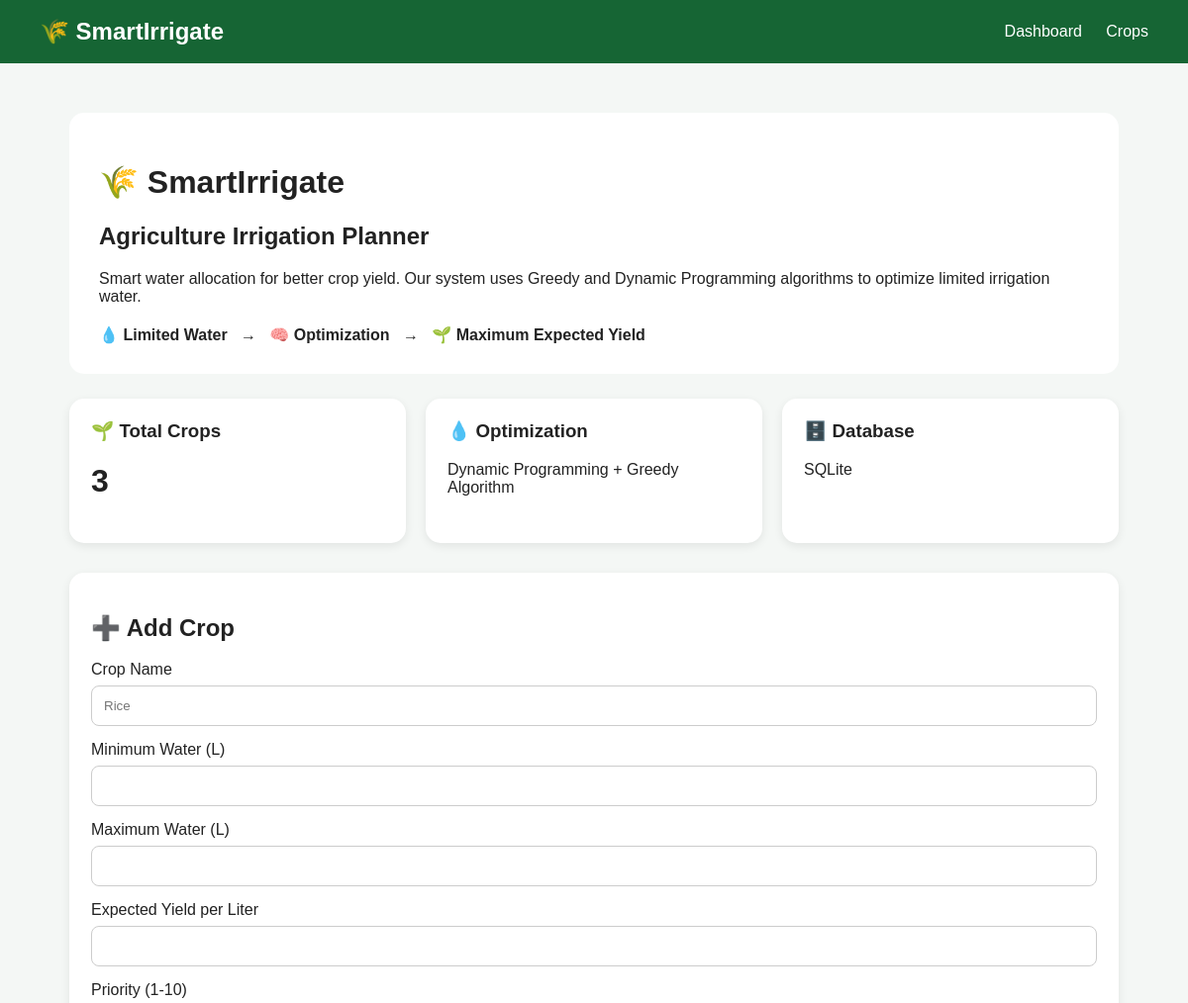
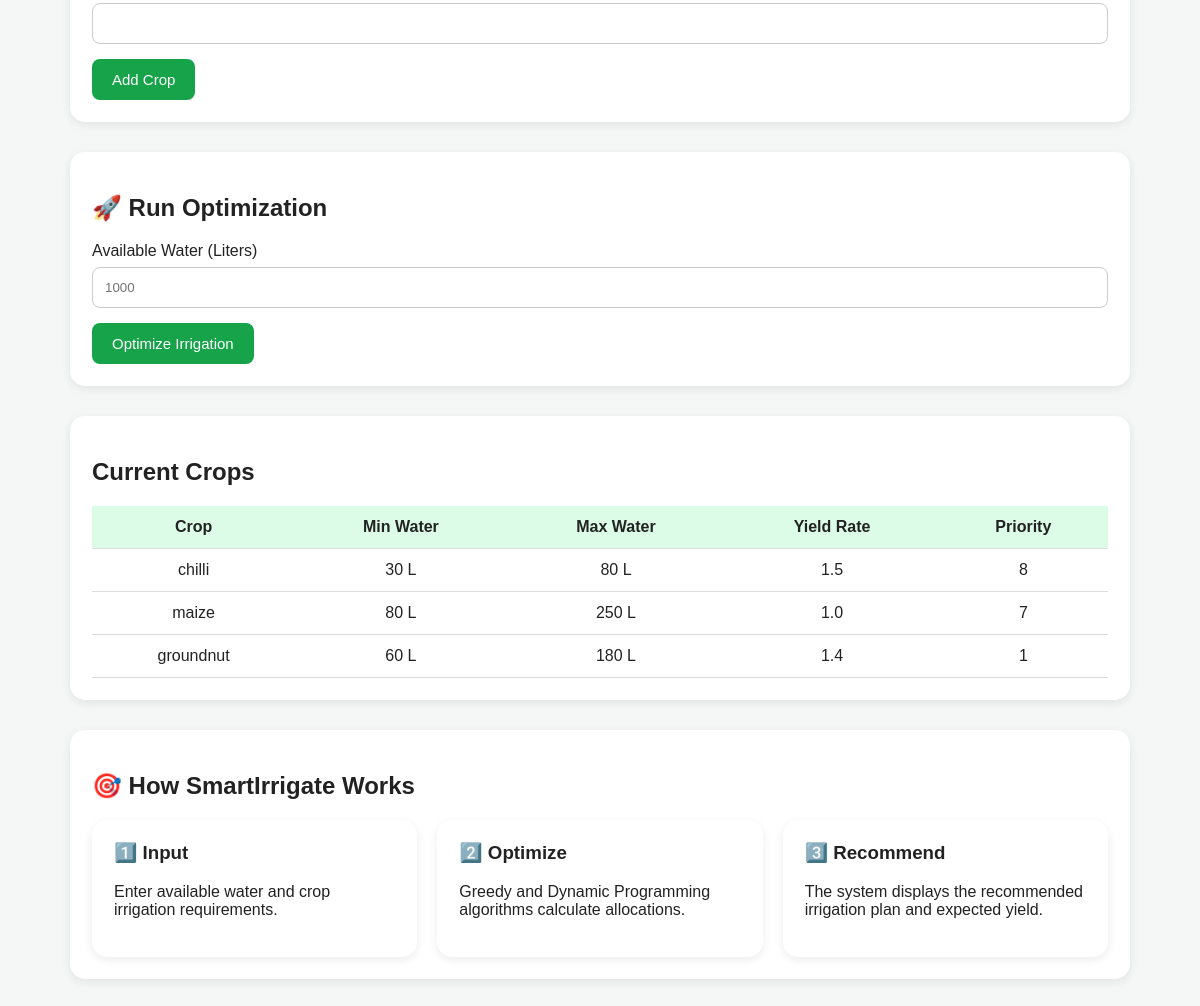
The page / on the database its author committed (2 pictures, top to bottom).
### tables this page shows
CREATE TABLE crops (
            id INTEGER PRIMARY KEY AUTOINCREMENT,
            name TEXT NOT NULL,
            min_water INTEGER NOT NULL,
            max_water INTEGER NOT NULL,
            yield_rate REAL NOT NULL,
            priority INTEGER NOT NULL
        );

### app.py (the view)
@app.route("/")
def index():
    conn = get_db()
    crops = conn.execute(
        "SELECT * FROM crops"
    ).fetchall()
    conn.close()
    return render_template(
        "index.html",
        crops=crops
    )

### app.py (called while the page is built)
def get_db():
    conn = sqlite3.connect(DATABASE)
    conn.row_factory = sqlite3.Row
    return conn

### templates/index.html
{% extends "base.html" %}
{% block content %}
<div class="hero">
    <h1>🌾 SmartIrrigate</h1>
    <h2>Agriculture Irrigation Planner</h2>
    <p>
        Smart water allocation for better crop yield.
        Our system uses Greedy and Dynamic Programming
        algorithms to optimize limited irrigation water.
    </p>
    <div style="margin-top: 20px;">
        <strong>💧 Limited Water</strong>
        &nbsp;&nbsp;→&nbsp;&nbsp;
        <strong>🧠 Optimization</strong>
        &nbsp;&nbsp;→&nbsp;&nbsp;
        <strong>🌱 Maximum Expected Yield</strong>
    </div>
</div>
<div class="cards">
    <div class="card">
        <h3>🌱 Total Crops</h3>
        <h1>{{ crops|length }}</h1>
    </div>
    <div class="card">
        <h3>💧 Optimization</h3>
        <p>
            Dynamic Programming +
            Greedy Algorithm
        </p>
    </div>
    <div class="card">
        <h3>🗄️ Database</h3>
        <p>SQLite</p>
    </div>
</div>
<div class="section">
    <div class="card">
        <h2>➕ Add Crop</h2>
        <form action="/add_crop" method="POST">
            <label>Crop Name</label>
            <input
                type="text"
                name="name"
                placeholder="Rice"
                required
            >
            <label>Minimum Water (L)</label>
            <input
                type="number"
                name="min_water"
                min="1"
                required
            >
            <label>Maximum Water (L)</label>
            <input
                type="number"
                name="max_water"
                min="1"
                required
            >
            <label>Expected Yield per Liter</label>
            <input
                type="number"
                step="0.01"
                name="yield_rate"
                min="0"
                required
            >
            <label>Priority (1-10)</label>
            <input
                type="number"
                name="priority"
                min="1"
                max="10"
                required
            >
            <button type="submit">
                Add Crop
            </button>
        </form>
    </div>
</div>
<div class="section">
    <div class="card">
        <h2>🚀 Run Optimization</h2>
        <form action="/optimize" method="POST">
            <label>
                Available Water (Liters)
            </label>
            <input
                type="number"
                name="available_water"
                min="1"
                placeholder="1000"
                required
            >
            <button type="submit">
                Optimize Irrigation
            </button>
        </form>
    </div>
</div>
<div class="section">
    <div class="card">
        <h2>Current Crops</h2>
        {% if crops %}
        <table>
            <tr>
                <th>Crop</th>
                <th>Min Water</th>
                <th>Max Water</th>
                <th>Yield Rate</th>
                <th>Priority</th>
            </tr>
            {% for crop in crops %}
            <tr>
                <td>{{ crop.name }}</td>
                <td>{{ crop.min_water }} L</td>
                <td>{{ crop.max_water }} L</td>
                <td>{{ crop.yield_rate }}</td>
                <td>{{ crop.priority }}</td>
            </tr>
            {% endfor %}
        </table>
        {% else %}
        <p>No crops added yet.</p>
        {% endif %}
    </div>
</div>
<div class="section">
    <div class="card">
        <h2>🎯 How SmartIrrigate Works</h2>
        <div class="cards">
            <div class="card">
                <h3>1️⃣ Input</h3>
                <p>
                    Enter available water and crop
                    irrigation requirements.
                </p>
            </div>
            <div class="card">
                <h3>2️⃣ Optimize</h3>
                <p>
                    Greedy and Dynamic Programming
                    algorithms calculate allocations.
                </p>
            </div>
            <div class="card">
                <h3>3️⃣ Recommend</h3>
                <p>
                    The system displays the recommended
                    irrigation plan and expected yield.
                </p>
            </div>
        </div>
    </div>
</div>
{% endblock %}

### templates/base.html (shortened to what this page needs)
<!DOCTYPE html>
<html>
<head>
</head>
<body>
<nav>
    <h2>🌾 SmartIrrigate</h2>
    <div>
        <a href="/">Dashboard</a>
        <a href="/crops">Crops</a>
    </div>
</nav>
<div class="container">
    {% block content %}
    {% endblock %}
</div>
</body>
</html>

### templates/base.html (style rules this page uses)
* { box-sizing: border-box; }
body { margin: 0; font-family: Arial, sans-serif; background: #f4f7f5; color: #222; }
nav { background: #166534; padding: 18px 40px; color: white; display: flex; justify-content: space-between; align-items: center; }
nav h2 { margin: 0; }
nav a { color: white; text-decoration: none; margin-left: 20px; }
.container { max-width: 1100px; margin: 30px auto; padding: 20px; }
.hero { background: white; padding: 30px; border-radius: 15px; margin-bottom: 25px; }
.cards { display: grid; grid-template-columns: repeat(auto-fit, minmax(200px, 1fr)); gap: 20px; }
.card { background: white; padding: 22px; border-radius: 15px; box-shadow: 0 3px 10px rgba(0,0,0,0.08); }
.card h3 { margin-top: 0; }
input { width: 100%; padding: 12px; margin: 7px 0 15px; border: 1px solid #ccc; border-radius: 8px; }
button { background: #16a34a; color: white; border: none; padding: 12px 20px; border-radius: 8px; cursor: pointer; font-size: 15px; }
table { width: 100%; border-collapse: collapse; background: white; margin-top: 20px; }
th, td { padding: 12px; border-bottom: 1px solid #ddd; text-align: center; }
th { background: #dcfce7; }
.section { margin-top: 30px; }

### rows shown on the page
crops: name "chilli", min_water "30", max_water "80", yield_rate "1.5", priority "8"
crops: name "maize", min_water "80", max_water "250", yield_rate "1.0", priority "7"
crops: name "groundnut", min_water "60", max_water "180", yield_rate "1.4", priority "1"

### other values the page prints
{{ crops|length }} "3"
